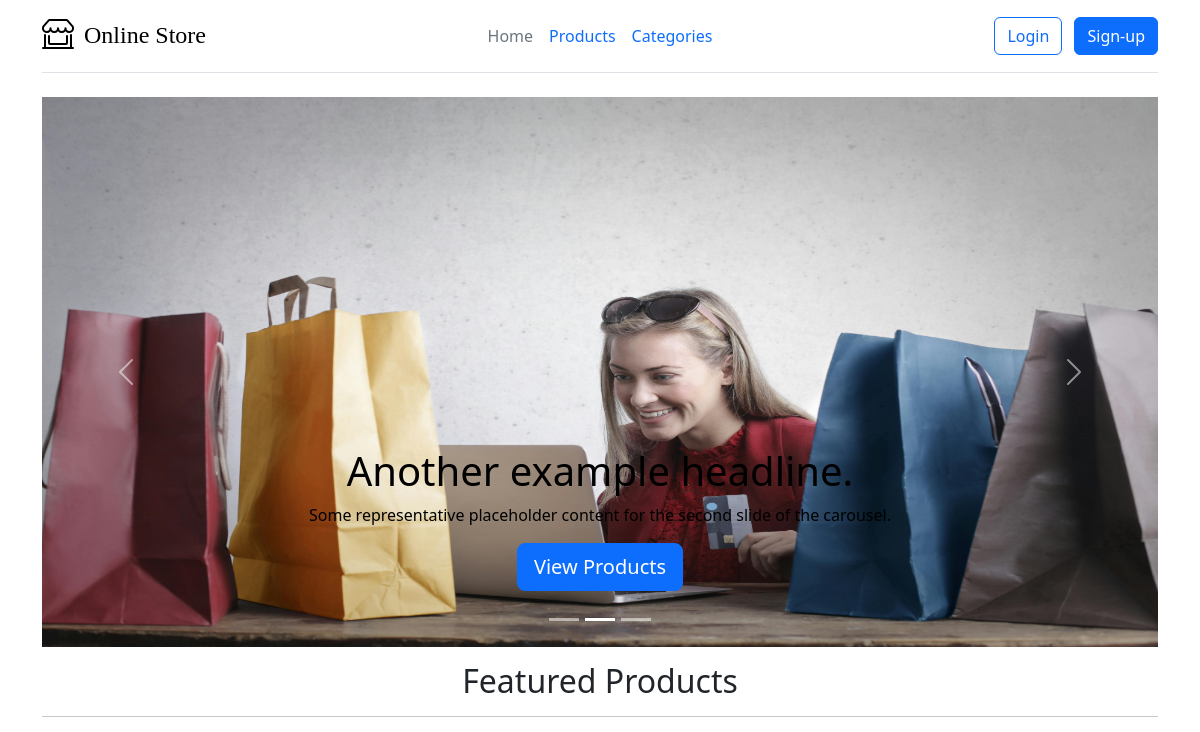
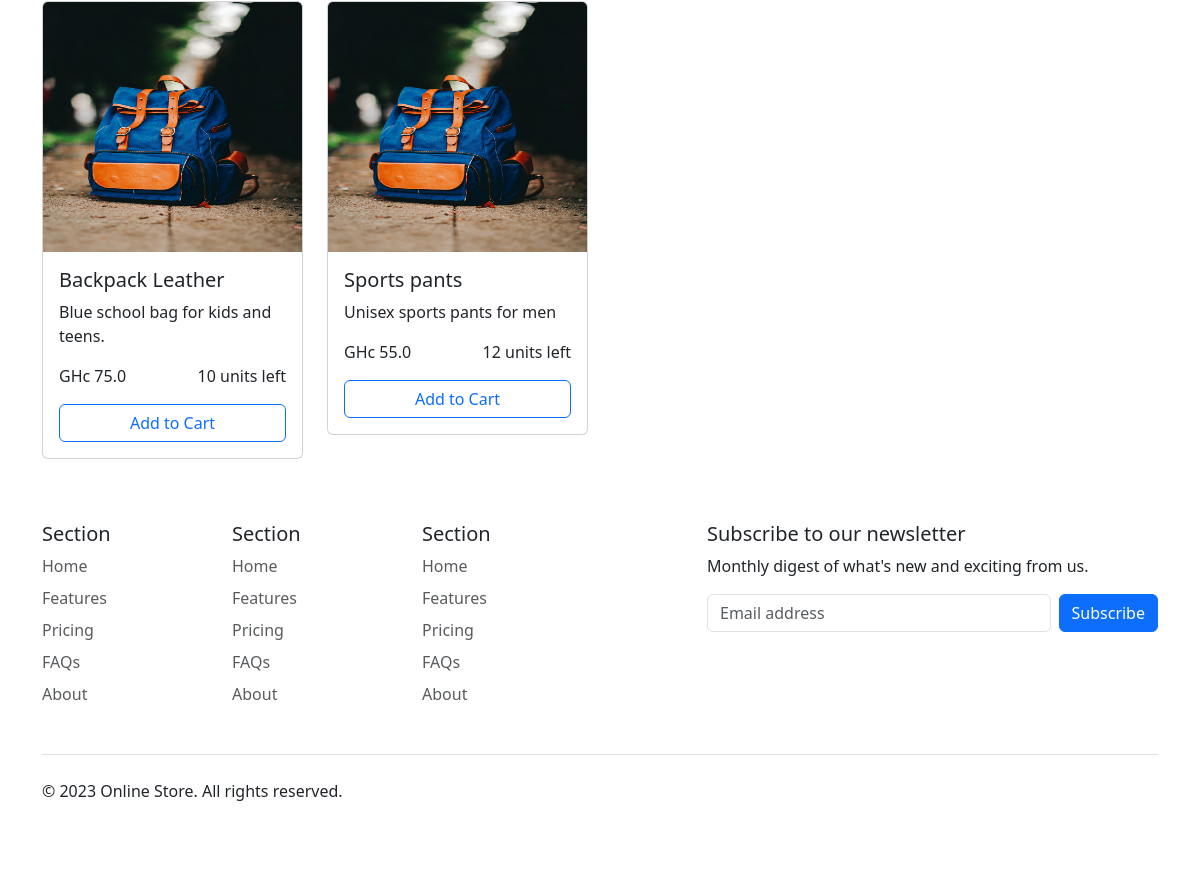
Before: / with the older database file (2 pictures, top to bottom).
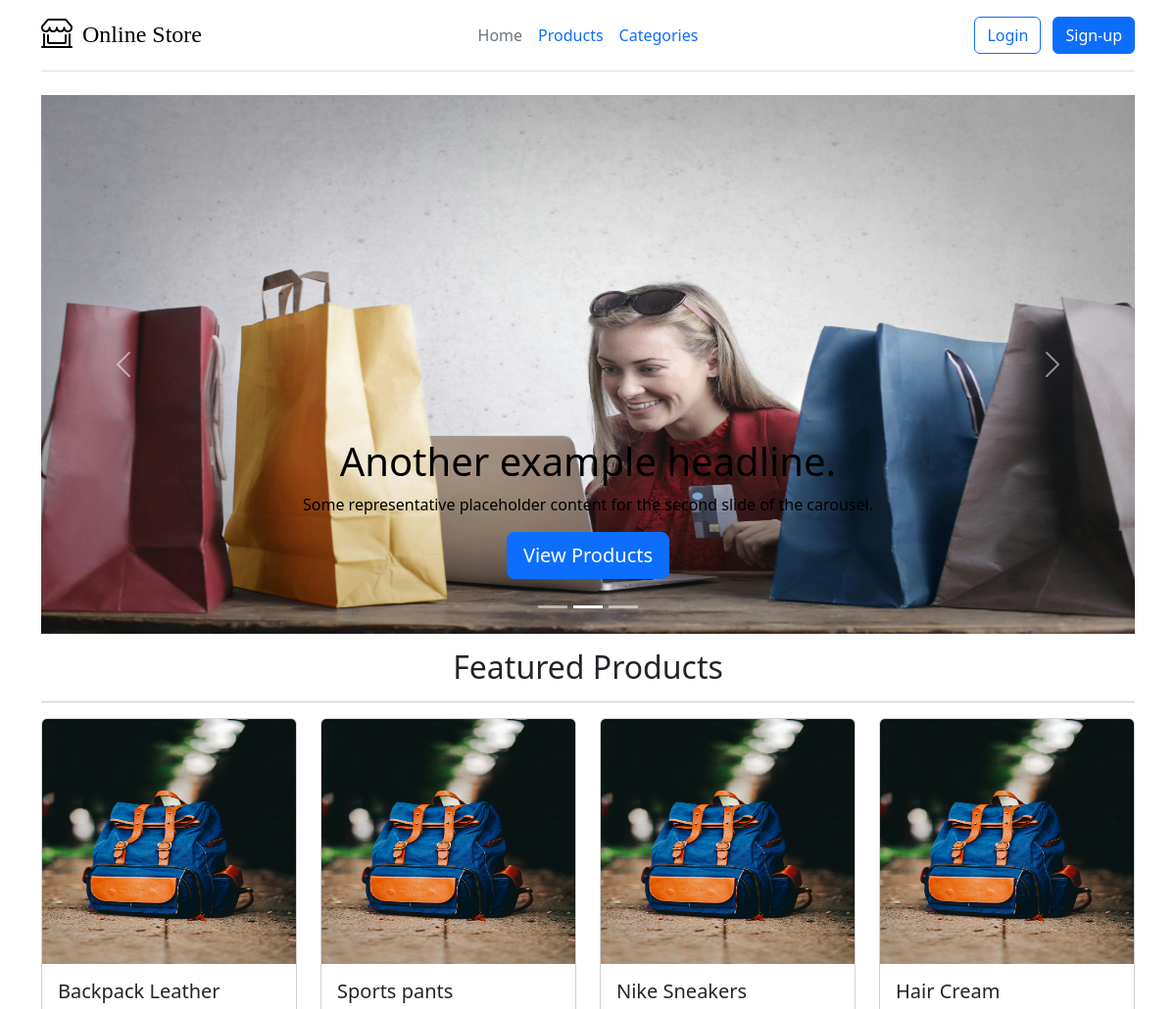
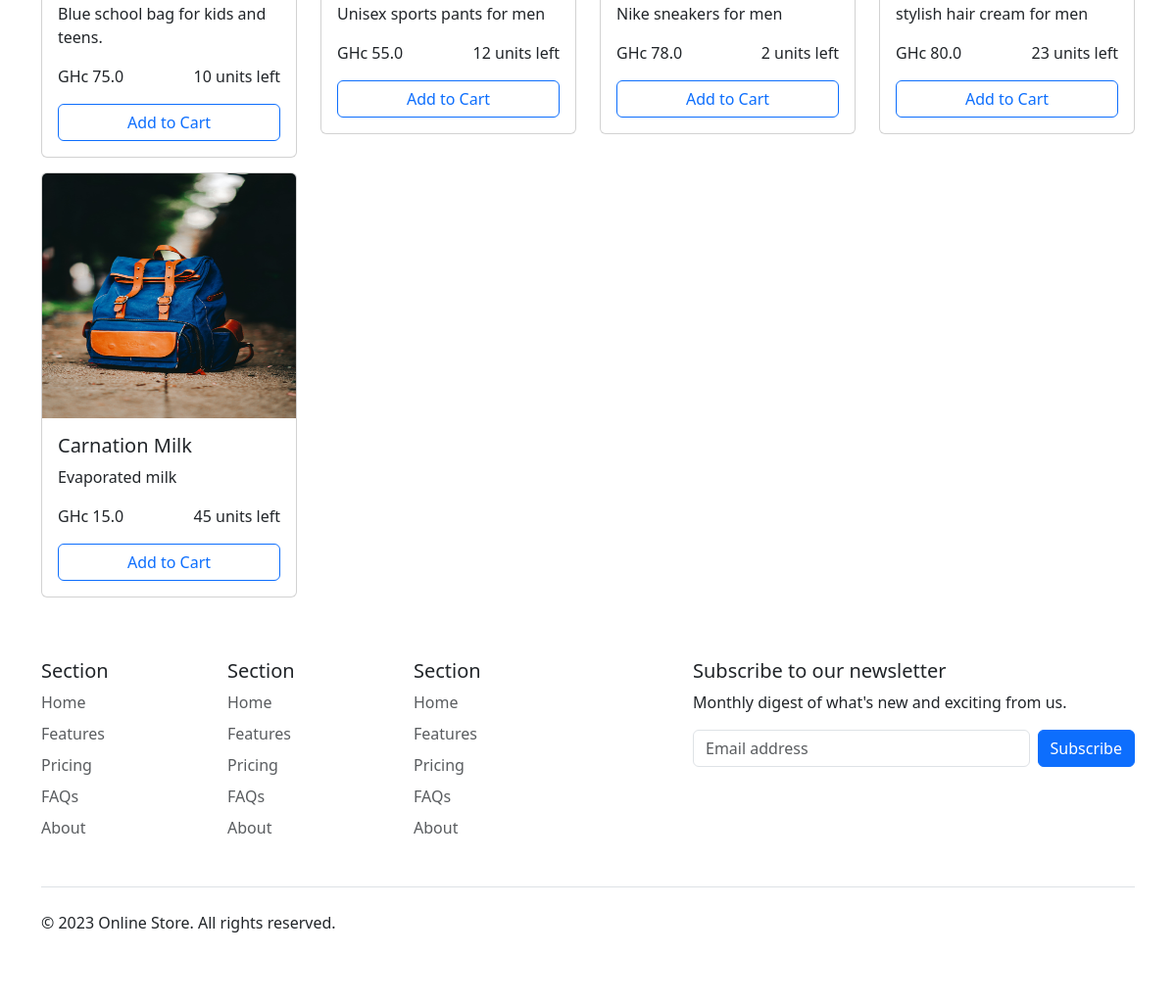
After: the same page with the newer database file (2 pictures, top to bottom).
### shop/models.py (models this page shows, shortened)
class Item(models.Model):
    name = models.CharField(max_length=100)
    price = models.FloatField(default=0.00)
    description = models.CharField(max_length=200)
    quantity = models.IntegerField(default=0)

### shop/views.py (the view)
# urls.py: 2. Add a URL to urlpatterns:  path('', Home.as_view(), name='home')
class Home(ListView):
    model = Item
    template_name = 'shop/home.html'
    context_object_name = 'items'

### shop/templates/shop/home.html (shortened to what this page needs)
{% extends 'shop/base.html' %}
{% load static %}
{% block content %}
<div class="container">
  <div id="myCarousel" class="carousel slide mb-6 w-100" data-bs-ride="carousel">
    <div class="carousel-indicators">
      <button type="button" data-bs-target="#myCarousel" data-bs-slide-to="0" class="" aria-label="Slide 1"></button>
      <button type="button" data-bs-target="#myCarousel" data-bs-slide-to="1" aria-label="Slide 2" class="active"
        aria-current="true"></button>
      <button type="button" data-bs-target="#myCarousel" data-bs-slide-to="2" aria-label="Slide 3" class=""></button>
    </div>
    <div class="carousel-inner">
      <div class="carousel-item active">
        <img src="{% static 'assets/images/c1.jpg' %}" alt="..." class="carousel-img">
        <div class="container">
          <div class="carousel-caption carousel-text">
            <h1>Another example headline.</h1>
            <p>Some representative placeholder content for the second slide of the carousel.</p>
            <p><a class="btn btn-lg btn-primary" href="#">View Products</a></p>
          </div>
        </div>
      </div>
    </div>
    <button class="carousel-control-prev" type="button" data-bs-target="#myCarousel" data-bs-slide="prev">
      <span class="carousel-control-prev-icon" aria-hidden="true"></span>
    </button>
    <button class="carousel-control-next" type="button" data-bs-target="#myCarousel" data-bs-slide="next">
      <span class="carousel-control-next-icon" aria-hidden="true"></span>
    </button>
  </div>
  <section>
    <div class="headings">
      <h2>Featured Products</h3>
        <hr>
    </div>
    <div class="row">
      {% for item in items %}
      <div class="col-lg-3 col-md-4" style="margin-bottom: 15px;">
        <div class="card product-card">
          <img src="{% static 'assets/images/bag.jpg' %}" class="card-img-top" alt="Product 1" style="height: 250px; width: 100%;">
          <div class="card-body">
            <h5 class="card-title">{{ item.name }}</h5>
            <p class="card-text">{{ item.description }}</p>
            <div class="price">
              <p class="card-text">GHc {{ item.price }} </p>
              <p class="card-text">{{ item.quantity }} units left</p>
            </div>
            <a href="#" class="btn btn-outline-primary w-100" data-bs-toggle="modal" data-bs-target="#quantityModal">Add to Cart</a>
          </div>
        </div>
      </div>
      {% endfor %}
  </section>
</div>
{% endblock %}

### shop/templates/shop/base.html (shortened to what this page needs)
{% load static %}
<!DOCTYPE html>
<html lang="en" data-bs-theme="dar">
<head>
    <link href="https://cdn.jsdelivr.net/npm/bootstrap@5.3.2/dist/css/bootstrap.min.css" rel="stylesheet">
    <link rel="stylesheet" href="{% static 'styles/main.css' %}">
</head>
<body>
    <nav>
      <div class="container">
        <header class="d-flex flex-wrap align-items-center justify-content-center justify-content-md-between py-3 mb-4 border-bottom">
          <div class="col-md-3 mb-2 mb-md-0">
            <a href="/" class="d-inline-flex link-body-emphasis text-decoration-none">
              <span class="ml fs-4">Online Store</span>
            </a>
          </div>
          <ul class="nav col-12 col-md-auto mb-2 justify-content-center mb-md-0">
            <li><a href="#" class="nav-link px-2 link-secondary">Home</a></li>
            <li><a href="#" class="nav-link px-2 ">Products</a></li>
            <li><a href="#" class="nav-link px-2">Categories</a></li>
          </ul>
          <div class="col-md-3 text-end">
            <button type="button" class="btn btn-outline-primary me-2">Login</button>
            <button type="button" class="btn btn-primary">Sign-up</button>
          </div>
            </header>
          </div>
    </nav>
    {% block content %}{% endblock %}
    <footer>
      <div class="container">
        <footer class="py-5">
          <div class="row">
            <div class="col-6 col-md-2 mb-3">
              <h5>Section</h5>
              <ul class="nav flex-column">
                <li class="nav-item mb-2"><a href="#" class="nav-link p-0 text-body-secondary">Home</a></li>
                <li class="nav-item mb-2"><a href="#" class="nav-link p-0 text-body-secondary">Features</a></li>
                <li class="nav-item mb-2"><a href="#" class="nav-link p-0 text-body-secondary">Pricing</a></li>
                <li class="nav-item mb-2"><a href="#" class="nav-link p-0 text-body-secondary">FAQs</a></li>
                <li class="nav-item mb-2"><a href="#" class="nav-link p-0 text-body-secondary">About</a></li>
              </ul>
            </div>
            <div class="col-6 col-md-2 mb-3">
              <h5>Section</h5>
              <ul class="nav flex-column">
                <li class="nav-item mb-2"><a href="#" class="nav-link p-0 text-body-secondary">Home</a></li>
                <li class="nav-item mb-2"><a href="#" class="nav-link p-0 text-body-secondary">Features</a></li>
                <li class="nav-item mb-2"><a href="#" class="nav-link p-0 text-body-secondary">Pricing</a></li>
                <li class="nav-item mb-2"><a href="#" class="nav-link p-0 text-body-secondary">FAQs</a></li>
                <li class="nav-item mb-2"><a href="#" class="nav-link p-0 text-body-secondary">About</a></li>
              </ul>
            </div>
            <div class="col-6 col-md-2 mb-3">
              <h5>Section</h5>
              <ul class="nav flex-column">
                <li class="nav-item mb-2"><a href="#" class="nav-link p-0 text-body-secondary">Home</a></li>
                <li class="nav-item mb-2"><a href="#" class="nav-link p-0 text-body-secondary">Features</a></li>
                <li class="nav-item mb-2"><a href="#" class="nav-link p-0 text-body-secondary">Pricing</a></li>
                <li class="nav-item mb-2"><a href="#" class="nav-link p-0 text-body-secondary">FAQs</a></li>
                <li class="nav-item mb-2"><a href="#" class="nav-link p-0 text-body-secondary">About</a></li>
              </ul>
            </div>
            <div class="col-md-5 offset-md-1 mb-3">
              <form>
                <h5>Subscribe to our newsletter</h5>
                <p>Monthly digest of what's new and exciting from us.</p>
                <div class="d-flex flex-column flex-sm-row w-100 gap-2">
                  <input id="newsletter1" type="text" class="form-control" placeholder="Email address">
                  <button class="btn btn-primary" type="button">Subscribe</button>
                </div>
              </form>
            </div>
          </div>
          <div class="d-flex flex-column flex-sm-row justify-content-between py-4 my-4 border-top">
            <p>© 2023 Online Store. All rights reserved.</p>
            <ul class="list-unstyled d-flex">
              <li class="ms-3"><a class="link-body-emphasis" href="#"><svg class="bi" width="24" height="24"><use xlink:href="#twitter"></use></svg></a></li>
              <li class="ms-3"><a class="link-body-emphasis" href="#"><svg class="bi" width="24" height="24"><use xlink:href="#instagram"></use></svg></a></li>
              <li class="ms-3"><a class="link-body-emphasis" href="#"><svg class="bi" width="24" height="24"><use xlink:href="#facebook"></use></svg></a></li>
            </ul>
          </div>
        </footer>
      </div>
    </footer>
  </body>
  </html>

### shop/static/styles/main.css (style rules this page uses)
.ml { margin-left: 10px; font-family: cursive; }
.headings { text-align: center; margin-top: 15px; }
.carousel-img { max-height: 550px; width: 100%; }
.carousel-text { color: black; }
.price { display: flex; justify-content: space-between; }

Changed rows visible on the page:
added Item: name "Nike Sneakers", description "Nike sneakers for men", price "78.0", quantity "2"
added Item: name "Hair Cream", description "stylish hair cream for men", price "80.0", quantity "23"
added Item: name "Carnation Milk", description "Evaporated milk", price "15.0", quantity "45"
